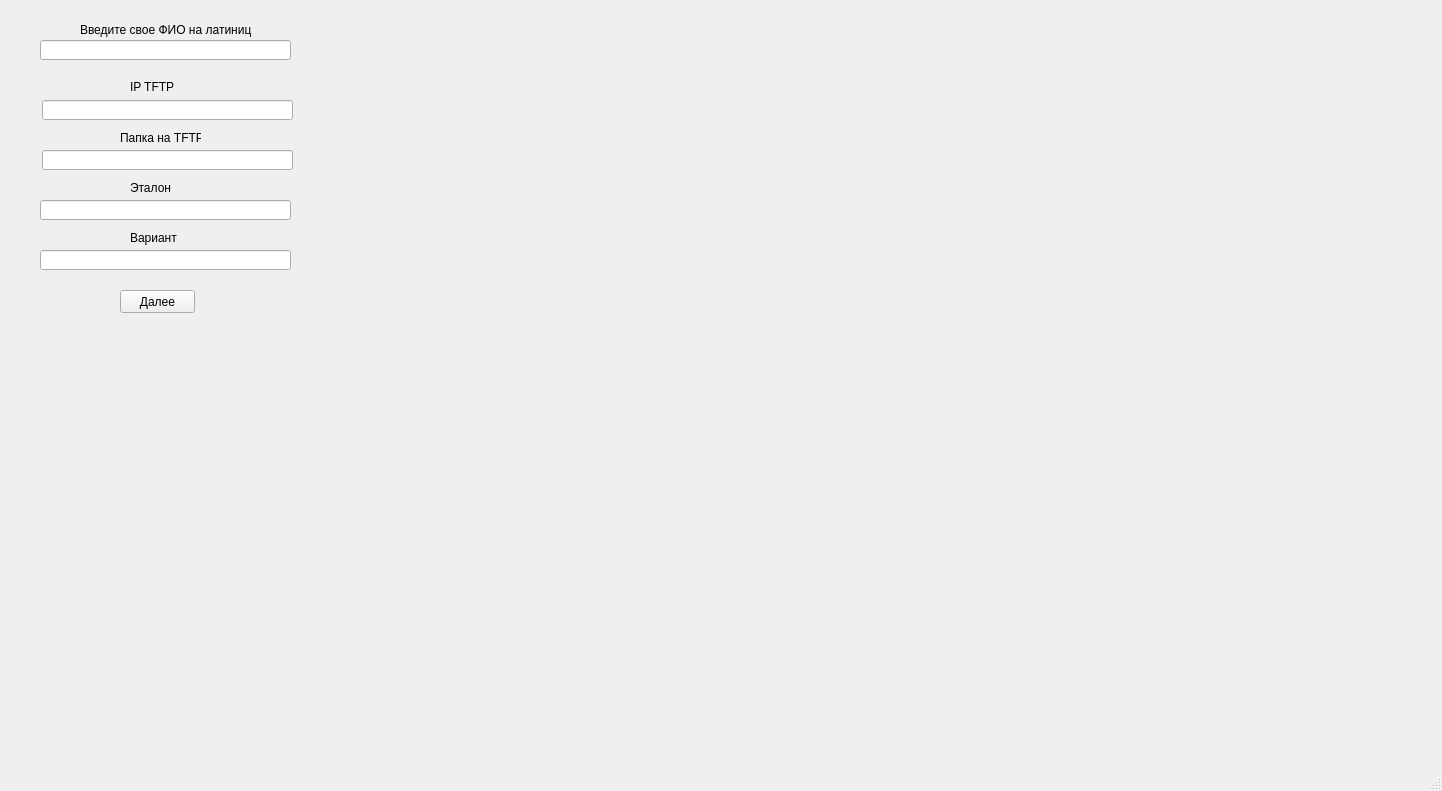
<?xml version="1.0" encoding="UTF-8"?>
<ui version="4.0">
 <class>MainWindow</class>
 <widget class="QMainWindow" name="MainWindow">
  <property name="geometry">
   <rect>
    <x>0</x>
    <y>0</y>
    <width>1442</width>
    <height>791</height>
   </rect>
  </property>
  <property name="windowTitle">
   <string>MainWindow</string>
  </property>
  <widget class="QWidget" name="centralwidget">
   <widget class="QStackedWidget" name="stackedWidget">
    <property name="geometry">
     <rect>
      <x>20</x>
      <y>10</y>
      <width>1401</width>
      <height>731</height>
     </rect>
    </property>
    <property name="currentIndex">
     <number>0</number>
    </property>
    <widget class="QWidget" name="page_3">
     <widget class="QLineEdit" name="lineEdit_2">
      <property name="geometry">
       <rect>
        <x>22</x>
        <y>90</y>
        <width>251</width>
        <height>20</height>
       </rect>
      </property>
     </widget>
     <widget class="QLabel" name="label_2">
      <property name="geometry">
       <rect>
        <x>110</x>
        <y>70</y>
        <width>47</width>
        <height>13</height>
       </rect>
      </property>
      <property name="text">
       <string>IP TFTP</string>
      </property>
     </widget>
     <widget class="QLineEdit" name="lineEdit_3">
      <property name="geometry">
       <rect>
        <x>22</x>
        <y>140</y>
        <width>251</width>
        <height>20</height>
       </rect>
      </property>
     </widget>
     <widget class="QLabel" name="label_3">
      <property name="geometry">
       <rect>
        <x>100</x>
        <y>120</y>
        <width>81</width>
        <height>16</height>
       </rect>
      </property>
      <property name="text">
       <string>Папка на TFTP</string>
      </property>
     </widget>
     <widget class="QPushButton" name="pushButton_2">
      <property name="geometry">
       <rect>
        <x>100</x>
        <y>280</y>
        <width>75</width>
        <height>23</height>
       </rect>
      </property>
      <property name="text">
       <string>Далее</string>
      </property>
     </widget>
     <widget class="QLineEdit" name="lineEdit">
      <property name="geometry">
       <rect>
        <x>20</x>
        <y>30</y>
        <width>251</width>
        <height>20</height>
       </rect>
      </property>
     </widget>
     <widget class="QLabel" name="label">
      <property name="geometry">
       <rect>
        <x>60</x>
        <y>10</y>
        <width>171</width>
        <height>20</height>
       </rect>
      </property>
      <property name="text">
       <string>Введите свое ФИО на латинице</string>
      </property>
     </widget>
     <widget class="QLineEdit" name="lineEdit_4">
      <property name="geometry">
       <rect>
        <x>20</x>
        <y>190</y>
        <width>251</width>
        <height>20</height>
       </rect>
      </property>
     </widget>
     <widget class="QLabel" name="label_4">
      <property name="geometry">
       <rect>
        <x>110</x>
        <y>170</y>
        <width>41</width>
        <height>16</height>
       </rect>
      </property>
      <property name="text">
       <string>Эталон</string>
      </property>
     </widget>
     <widget class="QLabel" name="label_19">
      <property name="geometry">
       <rect>
        <x>110</x>
        <y>220</y>
        <width>81</width>
        <height>16</height>
       </rect>
      </property>
      <property name="text">
       <string>Вариант</string>
      </property>
     </widget>
     <widget class="QLineEdit" name="lineEdit_17">
      <property name="geometry">
       <rect>
        <x>20</x>
        <y>240</y>
        <width>251</width>
        <height>20</height>
       </rect>
      </property>
     </widget>
    </widget>
    <widget class="QWidget" name="page">
     <widget class="QPushButton" name="pushButton">
      <property name="geometry">
       <rect>
        <x>130</x>
        <y>440</y>
        <width>141</width>
        <height>41</height>
       </rect>
      </property>
      <property name="text">
       <string>Отправить результаты
 на сервер</string>
      </property>
     </widget>
     <widget class="QTextEdit" name="textEdit">
      <property name="geometry">
       <rect>
        <x>20</x>
        <y>0</y>
        <width>361</width>
        <height>431</height>
       </rect>
      </property>
     </widget>
     <widget class="QGraphicsView" name="graphicsView">
      <property name="geometry">
       <rect>
        <x>400</x>
        <y>0</y>
        <width>1001</width>
        <height>481</height>
       </rect>
      </property>
     </widget>
     <widget class="QLabel" name="label_7">
      <property name="geometry">
       <rect>
        <x>410</x>
        <y>490</y>
        <width>61</width>
        <height>31</height>
       </rect>
      </property>
      <property name="text">
       <string>IP ATC
T-76C №1</string>
      </property>
     </widget>
     <widget class="QLabel" name="label_8">
      <property name="geometry">
       <rect>
        <x>410</x>
        <y>530</y>
        <width>31</width>
        <height>16</height>
       </rect>
      </property>
      <property name="text">
       <string>Eth0</string>
      </property>
     </widget>
     <widget class="QLineEdit" name="lineEdit_5">
      <property name="geometry">
       <rect>
        <x>450</x>
        <y>530</y>
        <width>113</width>
        <height>20</height>
       </rect>
      </property>
     </widget>
     <widget class="QLabel" name="label_9">
      <property name="geometry">
       <rect>
        <x>410</x>
        <y>560</y>
        <width>31</width>
        <height>16</height>
       </rect>
      </property>
      <property name="text">
       <string>Eth1</string>
      </property>
     </widget>
     <widget class="QLineEdit" name="lineEdit_6">
      <property name="geometry">
       <rect>
        <x>450</x>
        <y>560</y>
        <width>113</width>
        <height>20</height>
       </rect>
      </property>
     </widget>
     <widget class="QLabel" name="label_10">
      <property name="geometry">
       <rect>
        <x>580</x>
        <y>530</y>
        <width>31</width>
        <height>16</height>
       </rect>
      </property>
      <property name="text">
       <string>Eth0</string>
      </property>
     </widget>
     <widget class="QLabel" name="label_11">
      <property name="geometry">
       <rect>
        <x>580</x>
        <y>560</y>
        <width>31</width>
        <height>16</height>
       </rect>
      </property>
      <property name="text">
       <string>Eth1</string>
      </property>
     </widget>
     <widget class="QLabel" name="label_12">
      <property name="geometry">
       <rect>
        <x>580</x>
        <y>490</y>
        <width>61</width>
        <height>31</height>
       </rect>
      </property>
      <property name="text">
       <string>IP ATC
T-76C №2</string>
      </property>
     </widget>
     <widget class="QLineEdit" name="lineEdit_7">
      <property name="geometry">
       <rect>
        <x>620</x>
        <y>530</y>
        <width>113</width>
        <height>20</height>
       </rect>
      </property>
     </widget>
     <widget class="QLineEdit" name="lineEdit_8">
      <property name="geometry">
       <rect>
        <x>620</x>
        <y>560</y>
        <width>113</width>
        <height>20</height>
       </rect>
      </property>
     </widget>
     <widget class="QLabel" name="label_13">
      <property name="geometry">
       <rect>
        <x>760</x>
        <y>530</y>
        <width>31</width>
        <height>16</height>
       </rect>
      </property>
      <property name="text">
       <string>SIP</string>
      </property>
     </widget>
     <widget class="QLineEdit" name="lineEdit_9">
      <property name="geometry">
       <rect>
        <x>790</x>
        <y>530</y>
        <width>113</width>
        <height>20</height>
       </rect>
      </property>
     </widget>
     <widget class="QLabel" name="label_14">
      <property name="geometry">
       <rect>
        <x>750</x>
        <y>490</y>
        <width>61</width>
        <height>31</height>
       </rect>
      </property>
      <property name="text">
       <string>SIP,RPT
Слева</string>
      </property>
     </widget>
     <widget class="QLineEdit" name="lineEdit_10">
      <property name="geometry">
       <rect>
        <x>790</x>
        <y>560</y>
        <width>113</width>
        <height>20</height>
       </rect>
      </property>
     </widget>
     <widget class="QLabel" name="label_15">
      <property name="geometry">
       <rect>
        <x>760</x>
        <y>560</y>
        <width>31</width>
        <height>16</height>
       </rect>
      </property>
      <property name="text">
       <string>RTP</string>
      </property>
     </widget>
     <widget class="QLabel" name="label_16">
      <property name="geometry">
       <rect>
        <x>920</x>
        <y>560</y>
        <width>31</width>
        <height>16</height>
       </rect>
      </property>
      <property name="text">
       <string>RTP</string>
      </property>
     </widget>
     <widget class="QLineEdit" name="lineEdit_11">
      <property name="geometry">
       <rect>
        <x>950</x>
        <y>530</y>
        <width>113</width>
        <height>20</height>
       </rect>
      </property>
      <property name="text">
       <string/>
      </property>
     </widget>
     <widget class="QLineEdit" name="lineEdit_12">
      <property name="geometry">
       <rect>
        <x>950</x>
        <y>560</y>
        <width>113</width>
        <height>20</height>
       </rect>
      </property>
      <property name="text">
       <string/>
      </property>
     </widget>
     <widget class="QLabel" name="label_17">
      <property name="geometry">
       <rect>
        <x>920</x>
        <y>530</y>
        <width>16</width>
        <height>16</height>
       </rect>
      </property>
      <property name="text">
       <string>SIP</string>
      </property>
     </widget>
     <widget class="QLabel" name="label_18">
      <property name="geometry">
       <rect>
        <x>910</x>
        <y>490</y>
        <width>61</width>
        <height>31</height>
       </rect>
      </property>
      <property name="text">
       <string>SIP,RPT
 Справа</string>
      </property>
     </widget>
     <widget class="QLineEdit" name="lineEdit_13">
      <property name="geometry">
       <rect>
        <x>1080</x>
        <y>530</y>
        <width>113</width>
        <height>20</height>
       </rect>
      </property>
      <property name="text">
       <string/>
      </property>
     </widget>
     <widget class="QLabel" name="label_20">
      <property name="geometry">
       <rect>
        <x>1110</x>
        <y>490</y>
        <width>91</width>
        <height>31</height>
       </rect>
      </property>
      <property name="text">
       <string>IP ATC
T-76C №1 порты</string>
      </property>
     </widget>
     <widget class="QLineEdit" name="lineEdit_14">
      <property name="geometry">
       <rect>
        <x>1080</x>
        <y>560</y>
        <width>113</width>
        <height>20</height>
       </rect>
      </property>
      <property name="text">
       <string/>
      </property>
     </widget>
     <widget class="QLabel" name="label_21">
      <property name="geometry">
       <rect>
        <x>1240</x>
        <y>490</y>
        <width>91</width>
        <height>31</height>
       </rect>
      </property>
      <property name="text">
       <string>IP ATC
T-76C №2 порты</string>
      </property>
     </widget>
     <widget class="QLineEdit" name="lineEdit_15">
      <property name="geometry">
       <rect>
        <x>1210</x>
        <y>530</y>
        <width>113</width>
        <height>20</height>
       </rect>
      </property>
      <property name="text">
       <string/>
      </property>
     </widget>
     <widget class="QLineEdit" name="lineEdit_16">
      <property name="geometry">
       <rect>
        <x>1210</x>
        <y>560</y>
        <width>113</width>
        <height>20</height>
       </rect>
      </property>
      <property name="text">
       <string/>
      </property>
     </widget>
     <widget class="QLabel" name="label_41">
      <property name="geometry">
       <rect>
        <x>30</x>
        <y>640</y>
        <width>31</width>
        <height>16</height>
       </rect>
      </property>
      <property name="text">
       <string>от</string>
      </property>
     </widget>
     <widget class="QLabel" name="label_42">
      <property name="geometry">
       <rect>
        <x>30</x>
        <y>670</y>
        <width>31</width>
        <height>16</height>
       </rect>
      </property>
      <property name="text">
       <string>до</string>
      </property>
     </widget>
     <widget class="QLabel" name="label_43">
      <property name="geometry">
       <rect>
        <x>50</x>
        <y>590</y>
        <width>101</width>
        <height>41</height>
       </rect>
      </property>
      <property name="text">
       <string>IP ATC
T-76C №1 номера</string>
      </property>
     </widget>
     <widget class="QLineEdit" name="lineEdit_33">
      <property name="geometry">
       <rect>
        <x>50</x>
        <y>640</y>
        <width>113</width>
        <height>20</height>
       </rect>
      </property>
     </widget>
     <widget class="QLineEdit" name="lineEdit_34">
      <property name="geometry">
       <rect>
        <x>50</x>
        <y>670</y>
        <width>113</width>
        <height>20</height>
       </rect>
      </property>
     </widget>
     <widget class="QLabel" name="label_44">
      <property name="geometry">
       <rect>
        <x>180</x>
        <y>640</y>
        <width>31</width>
        <height>16</height>
       </rect>
      </property>
      <property name="text">
       <string>от</string>
      </property>
     </widget>
     <widget class="QLabel" name="label_45">
      <property name="geometry">
       <rect>
        <x>200</x>
        <y>590</y>
        <width>101</width>
        <height>41</height>
       </rect>
      </property>
      <property name="text">
       <string>IP ATC
T-76C №2 номера</string>
      </property>
     </widget>
     <widget class="QLabel" name="label_46">
      <property name="geometry">
       <rect>
        <x>180</x>
        <y>670</y>
        <width>31</width>
        <height>16</height>
       </rect>
      </property>
      <property name="text">
       <string>до</string>
      </property>
     </widget>
     <widget class="QLineEdit" name="lineEdit_35">
      <property name="geometry">
       <rect>
        <x>200</x>
        <y>640</y>
        <width>113</width>
        <height>20</height>
       </rect>
      </property>
     </widget>
     <widget class="QLineEdit" name="lineEdit_36">
      <property name="geometry">
       <rect>
        <x>200</x>
        <y>670</y>
        <width>113</width>
        <height>20</height>
       </rect>
      </property>
     </widget>
     <widget class="QLabel" name="label_47">
      <property name="geometry">
       <rect>
        <x>330</x>
        <y>640</y>
        <width>31</width>
        <height>16</height>
       </rect>
      </property>
      <property name="text">
       <string>от</string>
      </property>
     </widget>
     <widget class="QLabel" name="label_48">
      <property name="geometry">
       <rect>
        <x>370</x>
        <y>590</y>
        <width>71</width>
        <height>41</height>
       </rect>
      </property>
      <property name="text">
       <string>DX-500C №1
 номера</string>
      </property>
     </widget>
     <widget class="QLabel" name="label_49">
      <property name="geometry">
       <rect>
        <x>330</x>
        <y>670</y>
        <width>31</width>
        <height>16</height>
       </rect>
      </property>
      <property name="text">
       <string>до</string>
      </property>
     </widget>
     <widget class="QLineEdit" name="lineEdit_37">
      <property name="geometry">
       <rect>
        <x>350</x>
        <y>640</y>
        <width>113</width>
        <height>20</height>
       </rect>
      </property>
     </widget>
     <widget class="QLineEdit" name="lineEdit_38">
      <property name="geometry">
       <rect>
        <x>350</x>
        <y>670</y>
        <width>113</width>
        <height>20</height>
       </rect>
      </property>
     </widget>
     <widget class="QLineEdit" name="lineEdit_39">
      <property name="geometry">
       <rect>
        <x>510</x>
        <y>640</y>
        <width>113</width>
        <height>20</height>
       </rect>
      </property>
     </widget>
     <widget class="QLabel" name="label_50">
      <property name="geometry">
       <rect>
        <x>530</x>
        <y>590</y>
        <width>71</width>
        <height>41</height>
       </rect>
      </property>
      <property name="text">
       <string>DX-500C №2
 номера</string>
      </property>
     </widget>
     <widget class="QLabel" name="label_51">
      <property name="geometry">
       <rect>
        <x>490</x>
        <y>640</y>
        <width>31</width>
        <height>16</height>
       </rect>
      </property>
      <property name="text">
       <string>от</string>
      </property>
     </widget>
     <widget class="QLineEdit" name="lineEdit_40">
      <property name="geometry">
       <rect>
        <x>510</x>
        <y>670</y>
        <width>113</width>
        <height>20</height>
       </rect>
      </property>
     </widget>
     <widget class="QLabel" name="label_52">
      <property name="geometry">
       <rect>
        <x>490</x>
        <y>670</y>
        <width>31</width>
        <height>16</height>
       </rect>
      </property>
      <property name="text">
       <string>до</string>
      </property>
     </widget>
     <widget class="QLabel" name="label_53">
      <property name="geometry">
       <rect>
        <x>640</x>
        <y>640</y>
        <width>31</width>
        <height>16</height>
       </rect>
      </property>
      <property name="text">
       <string>от</string>
      </property>
     </widget>
     <widget class="QLineEdit" name="lineEdit_41">
      <property name="geometry">
       <rect>
        <x>660</x>
        <y>640</y>
        <width>113</width>
        <height>20</height>
       </rect>
      </property>
     </widget>
     <widget class="QLabel" name="label_54">
      <property name="geometry">
       <rect>
        <x>680</x>
        <y>590</y>
        <width>71</width>
        <height>41</height>
       </rect>
      </property>
      <property name="text">
       <string>DX-500C №3
 номера</string>
      </property>
     </widget>
     <widget class="QLineEdit" name="lineEdit_42">
      <property name="geometry">
       <rect>
        <x>660</x>
        <y>670</y>
        <width>113</width>
        <height>20</height>
       </rect>
      </property>
     </widget>
     <widget class="QLabel" name="label_55">
      <property name="geometry">
       <rect>
        <x>640</x>
        <y>670</y>
        <width>31</width>
        <height>16</height>
       </rect>
      </property>
      <property name="text">
       <string>до</string>
      </property>
     </widget>
     <widget class="QLabel" name="label_56">
      <property name="geometry">
       <rect>
        <x>800</x>
        <y>640</y>
        <width>31</width>
        <height>16</height>
       </rect>
      </property>
      <property name="text">
       <string>от</string>
      </property>
     </widget>
     <widget class="QLabel" name="label_57">
      <property name="geometry">
       <rect>
        <x>800</x>
        <y>670</y>
        <width>31</width>
        <height>16</height>
       </rect>
      </property>
      <property name="text">
       <string>до</string>
      </property>
     </widget>
     <widget class="QLineEdit" name="lineEdit_43">
      <property name="geometry">
       <rect>
        <x>820</x>
        <y>640</y>
        <width>113</width>
        <height>20</height>
       </rect>
      </property>
     </widget>
     <widget class="QLineEdit" name="lineEdit_44">
      <property name="geometry">
       <rect>
        <x>820</x>
        <y>670</y>
        <width>113</width>
        <height>20</height>
       </rect>
      </property>
     </widget>
     <widget class="QLabel" name="label_58">
      <property name="geometry">
       <rect>
        <x>840</x>
        <y>610</y>
        <width>51</width>
        <height>21</height>
       </rect>
      </property>
      <property name="text">
       <string>IAD номера</string>
      </property>
     </widget>
     <widget class="QPushButton" name="pushButton_3">
      <property name="geometry">
       <rect>
        <x>980</x>
        <y>640</y>
        <width>121</width>
        <height>41</height>
       </rect>
      </property>
      <property name="text">
       <string>Получить вариант</string>
      </property>
     </widget>
     <widget class="QPushButton" name="pushButton_4">
      <property name="geometry">
       <rect>
        <x>1130</x>
        <y>640</y>
        <width>151</width>
        <height>41</height>
       </rect>
      </property>
      <property name="text">
       <string>Отправить на проверку</string>
      </property>
     </widget>
    </widget>
    <widget class="QWidget" name="page_2">
     <widget class="QLabel" name="label_5">
      <property name="geometry">
       <rect>
        <x>20</x>
        <y>10</y>
        <width>61</width>
        <height>16</height>
       </rect>
      </property>
      <property name="text">
       <string>Ваш ответ</string>
      </property>
     </widget>
     <widget class="QLabel" name="label_6">
      <property name="geometry">
       <rect>
        <x>530</x>
        <y>10</y>
        <width>61</width>
        <height>16</height>
       </rect>
      </property>
      <property name="text">
       <string>Эталон</string>
      </property>
     </widget>
     <widget class="QTableWidget" name="tableWidget">
      <property name="geometry">
       <rect>
        <x>20</x>
        <y>40</y>
        <width>491</width>
        <height>451</height>
       </rect>
      </property>
     </widget>
     <widget class="QTableWidget" name="tableWidget_2">
      <property name="geometry">
       <rect>
        <x>530</x>
        <y>40</y>
        <width>481</width>
        <height>451</height>
       </rect>
      </property>
     </widget>
    </widget>
   </widget>
  </widget>
  <widget class="QMenuBar" name="menubar">
   <property name="geometry">
    <rect>
     <x>0</x>
     <y>0</y>
     <width>1442</width>
     <height>21</height>
    </rect>
   </property>
  </widget>
  <widget class="QStatusBar" name="statusbar"/>
 </widget>
 <resources/>
 <connections/>
</ui>
